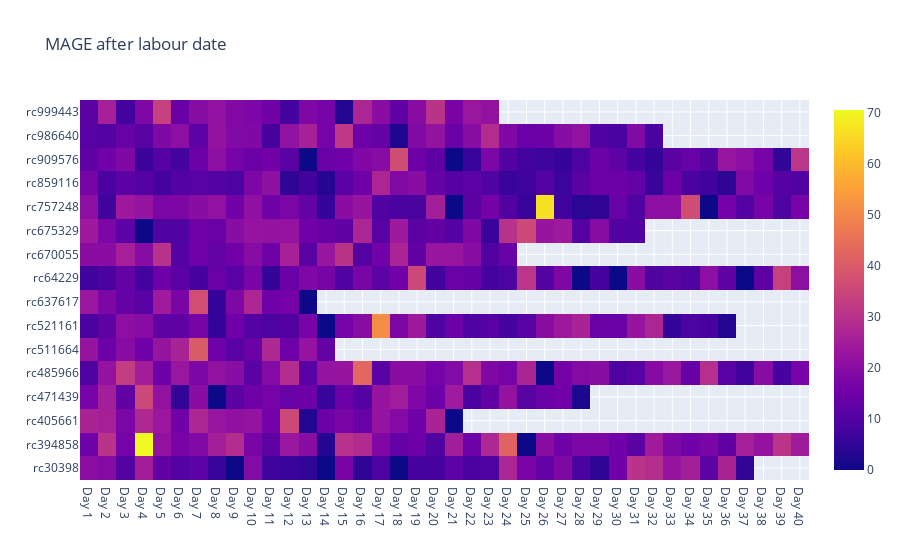

Here is the notebook cell this chart was saved with:
### Code cell
fig = go.Figure(data=go.Heatmap(
                   z=list_of_mage_values,
                   x=list_of_days,
                   y=reg_code_list,
                   hoverongaps = False))
fig.update_layout(
    title='MAGE after labour date')
fig.show()

### Figure 1 — Plotly figure (JSON) as saved in the notebook; plotly's stock layout.template omitted (floating-point values rounded to 4 significant figures; data arrays with more than 128 entries replaced by an {"elided": "..."} marker saying what was removed)
{"data": [{"hoverongaps": false, "type": "heatmap", "x": ["Day 1", "Day 2", "Day 3", "Day 4", "Day 5", "Day 6", "Day 7", "Day 8", "Day 9", "Day 10", "Day 11", "Day 12", "Day 13", "Day 14", "Day 15", "Day 16", "Day 17", "Day 18", "Day 19", "Day 20", "Day 21", "Day 22", "Day 23", "Day 24", "Day 25", "Day 26", "Day 27", "Day 28", "Day 29", "Day 30", "Day 31", "Day 32", "Day 33", "Day 34", "Day 35", "Day 36", "Day 37", "Day 38", "Day 39", "Day 40"], "y": ["rc30398", "rc394858", "rc405661", "rc471439", "rc485966", "rc511664", "rc521161", "rc637617", "rc64229", "rc670055", "rc675329", "rc757248", "rc859116", "rc909576", "rc986640", "rc999443"], "z": {"elided": "16 rows, 505 float values in total"}}], "layout": {"title": {"text": "MAGE after labour date"}}}
